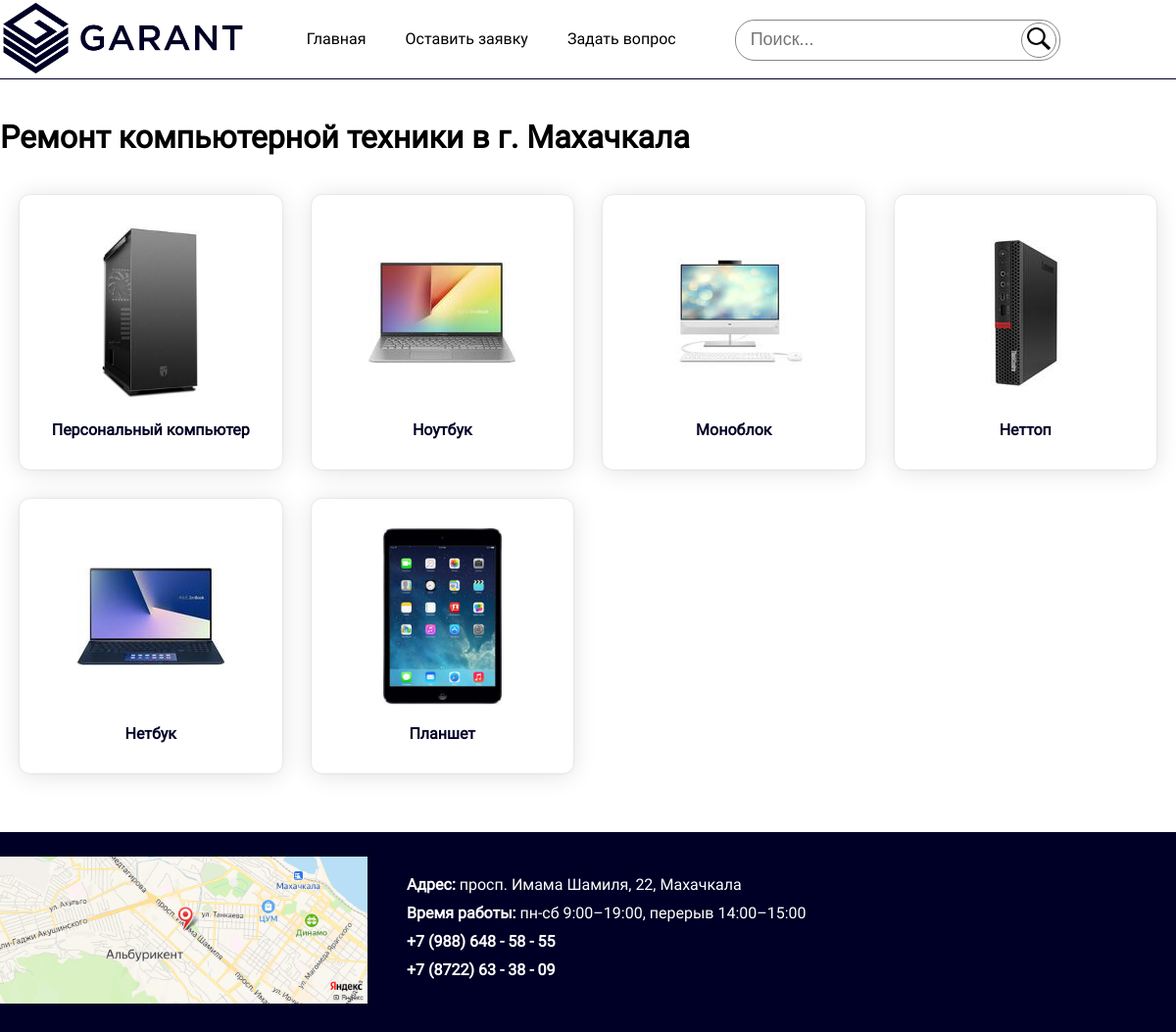
Screenshot of /garant/index.php with the database file from the repository.
### tables this page shows
CREATE TABLE `categories` (
  `id` int NOT NULL,
  `category` varchar(255) NOT NULL,
  `type` varchar(255) NOT NULL,
  `image` varchar(255) NOT NULL
);

### garant/index.php (the view)
<?php
    require("includes/connect.php");
    include("includes/header.php");
?>
        <div class="content">
            <div class="center">
                <h1 class="content__title">Ремонт компьютерной техники в г. Махачкала</h1>
                <div class="content__grid">
<?php
    $result = mysqli_query($link, "SELECT * FROM categories");
    $row = mysqli_fetch_array($result);
    do {
        echo '
            <div class="category__block">
                <a href="services.php?type='.$row["type"].'">
                    <div class="category__item">
                        <div class="category__image">
                            <img src="images/services/'.$row["image"].'">
                        </div>
                        <div class="category__title">
                            '.$row["type"].'
                        </div>
                    </div>
                </a>
            </div>
        ';
    } while ($row = mysqli_fetch_array($result));
?>
                </div>
            </div>
        </div>
<?php
    include("includes/footer.php");
?>

### garant/includes/header.php (shortened to what this page needs)
<!DOCTYPE html>
<html lang="en">
<head>
    <link rel="stylesheet" href="styles/style.css">
</head>
<body>
    <div id="wrapper">
        <header>
            <div class="center">
                <div class="header__box">
                    <div class="logo__block">
                        <a href="index.php">
                            <img src="images/logo.png" class="logo">
                        </a>
                    </div>
                    <nav>
                        <ul>
                            <li><a href="index.php">Главная</a></li>
                            <li><a href="#" class="request__link">Оставить заявку</a></li>
                            <li><a href="ask.php">Задать вопрос</a></li>
                        </ul>
                    </nav>
                    <div class="search__block">
                        <form action="search.php" method="get">
                            <input type="text" name="searchText" class="search__input" placeholder="Поиск..." required value="<?php echo $search; ?>">
                            <button type="submit" class="search__button">
                                <img src="images/lupa.png">
                            </button>
                        </form>
                    </div>
                </div>
            </div>
        </header>

### garant/includes/footer.php (shortened to what this page needs)
        <footer>
            <div class="center">
                <div class="footer__box">
                    <div class="map__block">
                        <img src="images/map.png">
                    </div>
                    <div class="about__block">
                        <p><span class="bold__text">Адрес:</span> просп. Имама Шамиля, 22, Махачкала</p>
                        <p><span class="bold__text">Время работы:</span> пн-сб 9:00–19:00, перерыв 14:00–15:00</p>
                        <p><span class="bold__text">+7 (988) 648 - 58 - 55</span></p>
                        <p><span class="bold__text">+7 (8722) 63 - 38 - 09</span></p>
                    </div>
                </div>
            </div>
        </footer>
    </div>
</body>
</html>

### garant/styles/style.css (style rules this page uses)
* { padding: 0px; margin: 0px; }
body { font-family: Roboto; }
.center { width: 1200px; margin: 0 auto; }
header { width: 100%; height: 80px; border-bottom: 1px solid rgb(0, 0, 38); margin-bottom: 40px; }
.header__box { display: flex; }
.logo__block { height: 100%; margin-right: 40px; }
.logo { height: 80px; }
nav ul { height: 80px; display: flex; list-style: none; align-items: center; margin-right: 40px; }
nav ul li { height: 80px; }
nav ul li a { padding: 0px 20px; text-decoration: none; color: black; display: block; height: 80px; line-height: 80px; }
.search__block { display: flex; height: 80px; justify-content: center; align-items: center; }
.search__input { padding: 5px 15px; border-radius: 20px; border: 1px solid rgb(134, 134, 134); outline: 0px; font-size: 18px; height: 30px; width: 300px; }
.search__button { position: relative; right: 44px; top: 5px; border-radius: 30px; width: 36px; height: 36px; cursor: pointer; border: 1px solid rgb(134, 134, 134); background-color: white; }
.search__button img { width: 70%; height: 70%; }
.content { margin-bottom: 40px; }
.content__title { margin-bottom: 20px; }
.content__grid { display: grid; grid-template-columns: 1fr 1fr 1fr 1fr; grid-gap: 30px; padding: 20px; }
.category__block { box-shadow: 0 0 2px rgb(0 0 0 / 16%), 0 2px 24px rgb(0 0 0 / 12%); height: 280px; border-radius: 10px; }
.category__block a { text-decoration: none; }
.category__item { padding: 30px 0px; height: 100%; box-sizing: border-box; }
.category__image { height: 180px; display: flex; align-items: center; justify-content: center; }
.category__image img { max-width: 100%; max-height: 100%; }
.category__title { margin: 20px 0px; text-align: center; font-weight: 900; color: rgb(0, 0, 38); }
footer { padding: 25px 0px; background-color: rgb(0, 0, 38); color: white; }
.footer__box { display: flex; align-items: center; }
.about__block p { margin-bottom: 10px; }
.about__block .bold__text { font-weight: 900; }
.map__block { margin-right: 40px; }
.map__block img { height: 150px; }

### rows the page displays
categories: image (picture), type "Персональный компьютер"
categories: image (picture), type "Ноутбук"
categories: image (picture), type "Моноблок"
categories: image (picture), type "Неттоп"
categories: image (picture), type "Нетбук"
categories: image (picture), type "Планшет"
